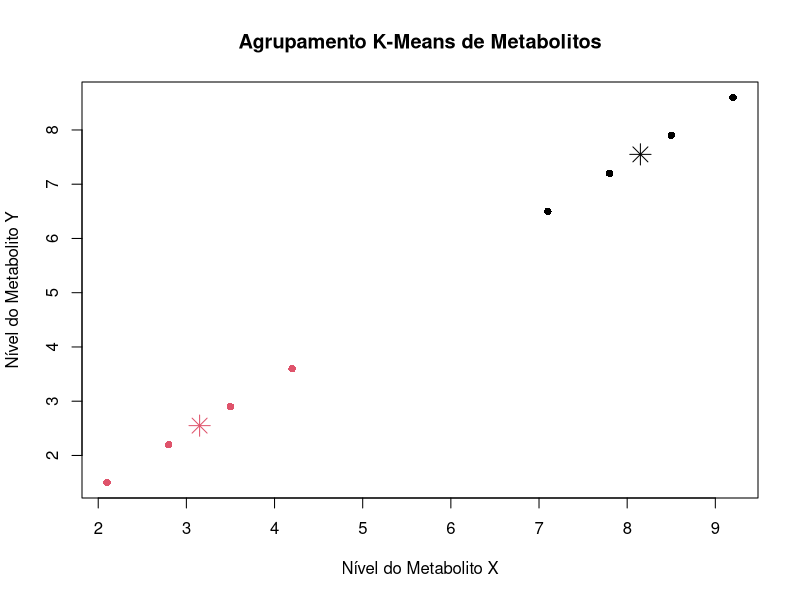

Here is the R script that generated this plot:
# Exemplo de Agrupamento (K-Means)

# Criando um conjunto de dados biológicos hipotético
dados_agrupamento <- data.frame(
  MetabolitoX = c(2.1, 2.8, 3.5, 4.2, 7.1, 7.8, 8.5, 9.2),
  MetabolitoY = c(1.5, 2.2, 2.9, 3.6, 6.5, 7.2, 7.9, 8.6)
)

# Definindo o número de clusters (k=2)
k <- 2

# Aplicando o algoritmo K-Means
resultado_kmeans <- kmeans(dados_agrupamento, centers = k)

# Exibindo os resultados do agrupamento
print(resultado_kmeans)

# Visualizando os clusters
png("agrupamento.png", width = 400, height = 300)
plot(dados_agrupamento$MetabolitoX, dados_agrupamento$MetabolitoY,
     col = resultado_kmeans$cluster, pch = 16,
     xlab = "Nível do Metabolito X", ylab = "Nível do Metabolito Y",
     main = "Agrupamento K-Means de Metabolitos")
points(resultado_kmeans$centers[, 1], resultado_kmeans$centers[, 2],
       col = 1:k, pch = 8, cex = 2) # Marcando os centroides
dev.off()